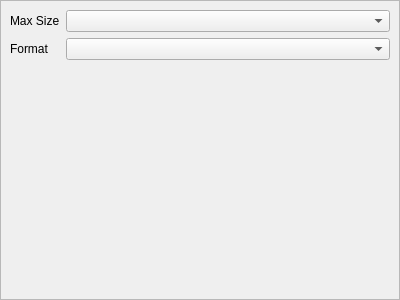
<?xml version="1.0" encoding="UTF-8"?>
<ui version="4.0">
 <class>CTextureTargetSettingsFrame</class>
 <widget class="QFrame" name="CTextureTargetSettingsFrame">
  <property name="geometry">
   <rect>
    <x>0</x>
    <y>0</y>
    <width>400</width>
    <height>300</height>
   </rect>
  </property>
  <property name="windowTitle">
   <string>Frame</string>
  </property>
  <property name="frameShape">
   <enum>QFrame::StyledPanel</enum>
  </property>
  <property name="frameShadow">
   <enum>QFrame::Raised</enum>
  </property>
  <layout class="QFormLayout" name="formLayout">
   <property name="fieldGrowthPolicy">
    <enum>QFormLayout::AllNonFixedFieldsGrow</enum>
   </property>
   <property name="horizontalSpacing">
    <number>6</number>
   </property>
   <property name="leftMargin">
    <number>9</number>
   </property>
   <property name="topMargin">
    <number>9</number>
   </property>
   <property name="rightMargin">
    <number>9</number>
   </property>
   <property name="bottomMargin">
    <number>9</number>
   </property>
   <item row="2" column="0">
    <widget class="QLabel" name="label_2">
     <property name="text">
      <string>Format</string>
     </property>
    </widget>
   </item>
   <item row="1" column="0">
    <widget class="QLabel" name="label">
     <property name="text">
      <string>Max Size</string>
     </property>
    </widget>
   </item>
   <item row="1" column="1">
    <widget class="QComboBox" name="comboBoxSize"/>
   </item>
   <item row="2" column="1">
    <widget class="QComboBox" name="comboBoxFormat"/>
   </item>
  </layout>
 </widget>
 <resources/>
 <connections/>
</ui>
